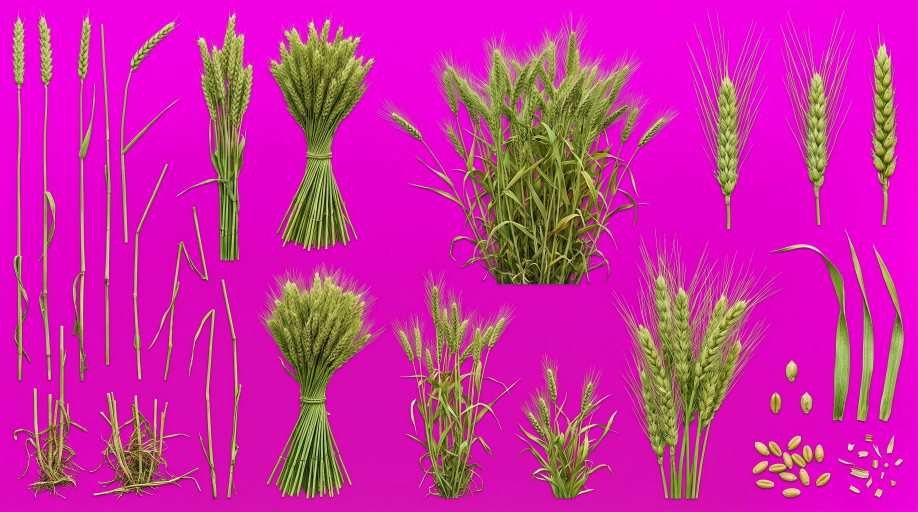
#> input picture escena_liquidambar/fotos/atlas_trigo.jpg, 2752 x 1536 px, found by its file name (shown at 1/3 size)
$ python generar_texturas_escena.py
#> lines starting #> are read from the running program, lines starting #| are printed output that depends on the picture
# Texturas de la escena del liquidambar en la pradera:
#   escena_liquidambar/fotos/atlas_trigo.jpg (fondo magenta) -> escena_liquidambar/trigo.png
#       2048x512, 4 celdas de 512x512 con la mata apoyada abajo: 0 mata grande, 1 mata, 2 mata baja, 3 espigas
#   liquidambar/fotos/atlas_arbol_magenta.jpg -> escena_liquidambar/hojas_sueltas.png
#       512x128, 4 hojas de liquidambar para las que caen del arbol
# Recorte por color (fondo magenta) como en liquidambar/generar_texturas_liquidambar.py: los bordes toman
# el color de la parte maciza vecina y lo transparente el color medio de alrededor (sin halos al reducir).
# Uso: python3 escena_liquidambar/generar_texturas_escena.py  (desde la raiz del repo)
from PIL import Image
import numpy as np
from scipy import ndimage


def recortar(A, c, K, verde=False):
    x0, y0, x1, y1 = [int(v * K) for v in c]
    p = A[y0:y1, x0:x1].copy()
    mag = np.minimum(p[..., 0], p[..., 2]) - p[..., 1]
    a = np.clip((130 - mag) / 80, 0, 1)
    lum = p.mean(axis=2)
    rosa = np.clip((p[..., 2] - p[..., 1] - 18) / 14, 0, 1) * np.clip((lum - 115) / 25, 0, 1)
    a = a * (1 - rosa)
    if verde:
        # trigo: verde y amarillo; un pixel con rojo y azul por encima del verde es fondo mezclado
        tinte = np.clip((np.minimum(p[..., 0], p[..., 2]) - p[..., 1] + 10) / 25, 0, 1)
        a = a * (1 - tinte)
    lab, n = ndimage.label(ndimage.binary_dilation(a > 0.4, iterations=3))
    if n:
        tam = ndimage.sum(np.ones_like(a), lab, range(1, n + 1))
        a = a * np.isin(lab, 1 + np.where(tam >= tam.max() * 0.05)[0])
    maciza = (a > 0.97).astype(float)
    def relleno(sig):
        num = np.dstack([ndimage.gaussian_filter(p[..., k] * maciza, sig) for k in range(3)])
        den = ndimage.gaussian_filter(maciza, sig)[..., None]
        return num, den
    n2, d2 = relleno(2.0)
    n8, d8 = relleno(10.0)
    vecino = n2 / np.maximum(d2, 1e-3)
    lejos = np.where(d8 > 1e-4, n8 / np.maximum(d8, 1e-4), p[maciza > 0].mean(axis=0))
    p = np.where(maciza[..., None] > 0, p, np.where(d2 > 0.02, vecino, lejos))
    p[..., 2] = np.minimum(p[..., 2], p[..., 1] + 35)
    if verde:
        p[..., 0] = np.minimum(p[..., 0], p[..., 1] * 1.08)
        p[..., 2] = np.minimum(p[..., 2], p[..., 1] * 0.85)
    img = Image.fromarray(np.dstack([np.clip(p, 0, 255), a * 255]).astype(np.uint8), 'RGBA')
    ys, xs = np.nonzero(a > 0.4)
    return img.crop((xs.min(), ys.min(), xs.max() + 1, ys.max() + 1))


def montar(piezas, A, K, cw, ch, total_w, total_h, verde=False):
    atlas = Image.new('RGBA', (total_w, total_h), (0, 0, 0, 0))
    for i, c in enumerate(piezas):
        img = recortar(A, c, K, verde)
        s = min((cw - 6) / img.width, (ch - 4) / img.height)
        img = img.resize((max(1, int(img.width * s)), max(1, int(img.height * s))), Image.LANCZOS)
        atlas.alpha_composite(img, (i * cw + (cw - img.width) // 2, ch - 2 - img.height))
    # color bajo lo transparente: el de la pieza, para que los mipmaps no hagan halos
    arr = np.asarray(atlas).astype(float)
    m = arr[..., 3]
    num = np.dstack([ndimage.gaussian_filter(arr[..., k] * (m > 127), 8) for k in range(3)])
    den = ndimage.gaussian_filter((m > 127).astype(float), 8)[..., None]
    fondo = np.where(den > 1e-3, num / np.maximum(den, 1e-3), arr[m > 127][:, :3].mean(axis=0))
    arr[..., :3] = np.where((m > 127)[..., None], arr[..., :3], fondo)
    return Image.fromarray(np.clip(arr, 0, 255).astype(np.uint8), 'RGBA')


im = Image.open('escena_liquidambar/fotos/atlas_trigo.jpg').convert('RGB')
#> im is the input picture: PIL image 2752x1536 RGB; mean R, G, B 200.6, 41.4, 163.3
A = np.asarray(im).astype(float)
K = im.size[0] / 2000.0
#> K = 1.38
TRIGO = [(841, 31, 1478, 622), (851, 587, 1138, 1091), (1118, 768, 1349, 1092), (1335, 513, 1702, 1093)]
montar(TRIGO, A, K, 512, 512, 2048, 512, verde=True).save('escena_liquidambar/trigo.png', optimize=True)
#> in montar, `atlas = Image.new('RGBA', (total_w, total_h), (0, 0, 0, 0))`: atlas: PIL image 2048x512 RGBA; every value is 0
#> the loop in montar, `for i, c in enumerate(piezas):` made 4 passes
#> n in recortar on passes 1, 4: 14, 37
#> (n in recortar, tam in recortar) on passes 2 to 3: (7, [4108, 88223, 2348, 220, 68, 308, 36]), (3, [46383, 63, 32])
#> pass 1, in recortar, `lum = p.mean(axis=2)`:
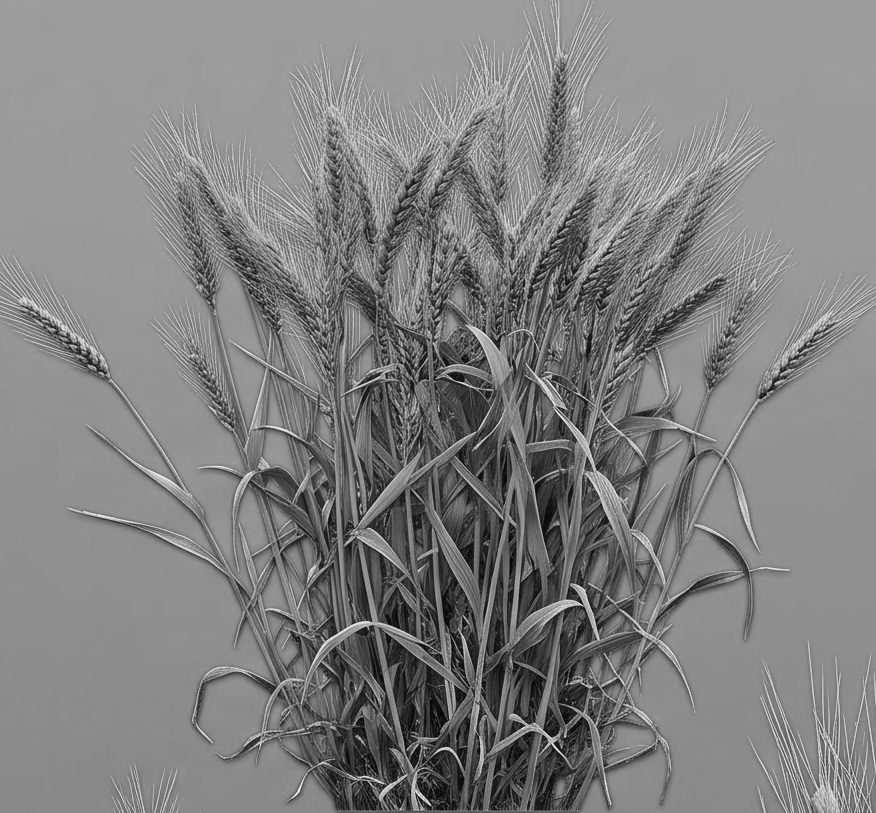
#> lum: shape (813, 876) float64; min 2, max 239.3, mean 129.4
#> after the loop in montar, `for i, c in enumerate(piezas):`:
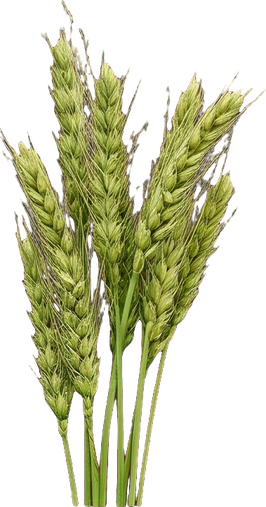
#> img: PIL image 266x507 RGBA; mean R, G, B, A 64.4, 65.5, 34.3, 101.2; transparent parts drawn white

im2 = Image.open('liquidambar/fotos/atlas_arbol_magenta.jpg').convert('RGB')
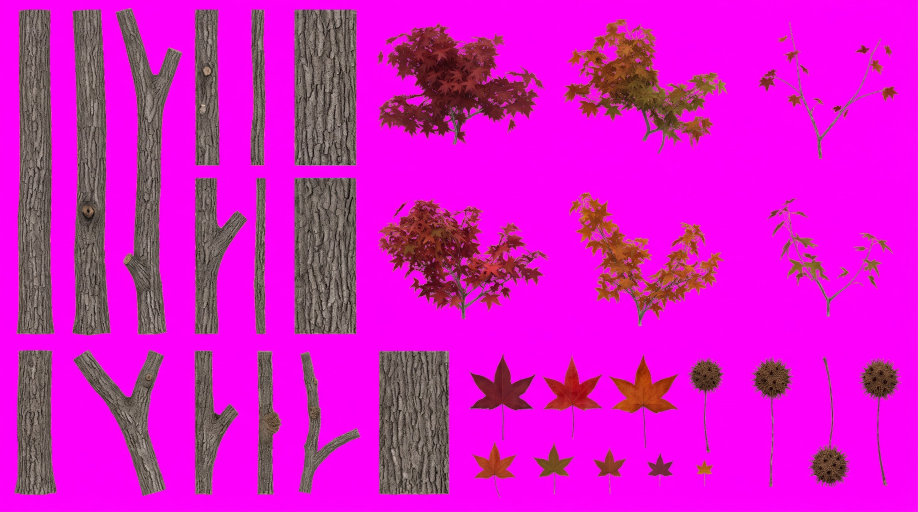
#> input picture liquidambar/fotos/atlas_arbol_magenta.jpg, 2752 x 1536 px, found by its file name (shown at 1/3 size)
#> im2 is the input picture: PIL image 2752x1536 RGB; mean R, G, B 212.6, 24.7, 199.2
A2 = np.asarray(im2).astype(float)
K2 = im2.size[0] / 2000.0
#> K2 = 1.38
HOJAS = [(1022, 770, 1168, 960), (1178, 772, 1314, 962), (1328, 768, 1482, 968), (1160, 962, 1252, 1080)]
montar(HOJAS, A2, K2, 128, 128, 512, 128).save('escena_liquidambar/hojas_sueltas.png', optimize=True)
#> call 2 of montar, with K = 1.38, cw = 128, ch = 128, total_w = 512, total_h = 128, verde = False
#> in montar (call 2), `atlas = Image.new('RGBA', (total_w, total_h), (0, 0, 0, 0))`: atlas: PIL image 512x128 RGBA; every value is 0
#> the loop in montar (call 2), `for i, c in enumerate(piezas):` made 4 passes
#> (n in recortar, tam in recortar) on passes 1 to 4: (1, [18139]), (4, [14942, 54, 58, 402]), (1, [19081]), (2, [6108, 299])
#> pass 1, in recortar (call 5), `lum = p.mean(axis=2)`:
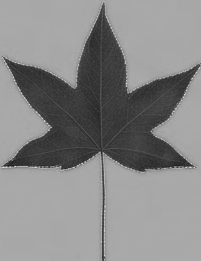
#> lum: shape (261, 201) float64; min 21.67, max 222.3, mean 135.8
#> after the loop in montar (call 2), `for i, c in enumerate(piezas):`:
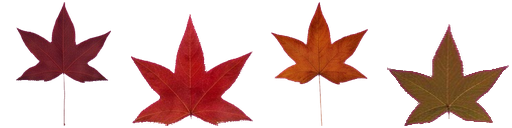
#> atlas: PIL image 512x128 RGBA; mean R, G, B, A 44.8, 14.6, 11.8, 70.3; transparent parts drawn white
#> after the loop in montar (call 2), `for i, c in enumerate(piezas):`:
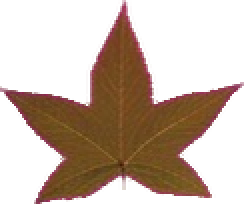
#> img: PIL image 122x102 RGBA (shown 2 times larger); mean R, G, B, A 51.2, 30.9, 17.9, 100.8; transparent parts drawn white
#> in montar (call 2), `fondo = np.where(den > 1e-3, num / np.maximum(den, 1e-3), arr[m > 127]..`:
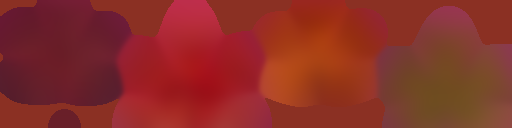
#> fondo: shape (128, 512, 3) float64; mean of channels 0, 1, 2 139.2, 46.8, 40.1; drawn as R, G, B
print('texturas de la escena listas')
